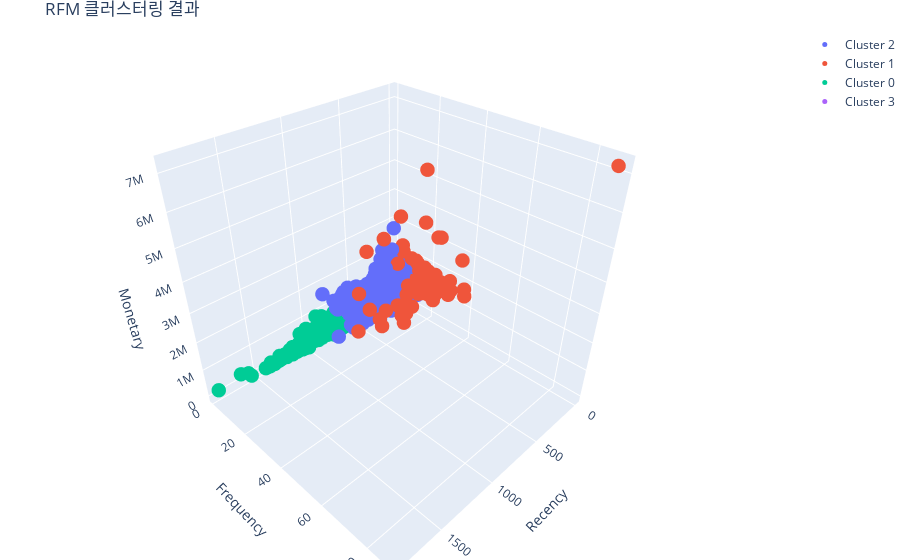

Notebook source saved alongside this figure:
### Code cell
import plotly.graph_objs as go
import pandas as pd
from datetime import datetime
import plotly.graph_objects as go
import plotly.express as px
from qrytool import load_data_into_dataframe
import numpy as np
from sklearn.cluster import KMeans
from sklearn.preprocessing import StandardScaler
import pandas as pd
import numpy as np

qry = """
    SELECT all_id, 주문id,결제일시::date,MAX(세후순결제금액) as 결제액
FROM salesmatrix
WHERE all_id IS NOT NULL AND 결제일시::date >= TO_DATE('2018-01-01', 'YYYY-MM-DD')
    AND 정산='합산'
GROUP BY all_id,주문id,결제일시::date;
    """
df = load_data_into_dataframe(qry)

# Convert '결제일시' to datetime
df['결제일시'] = pd.to_datetime(df['결제일시'])

NOW = pd.to_datetime('now')

# Recency 계산
df['결제일시'] = pd.to_datetime(df['결제일시'])
recency = df.groupby('all_id')['결제일시'].max().reset_index()
recency['Recency'] = (NOW - recency['결제일시']).dt.days

# Frequency 계산
frequency = df.groupby('all_id').size().reset_index(name='Frequency')

# Monetary 계산
monetary = df.groupby('all_id')['결제액'].sum().reset_index(name='Monetary')

# RFM 데이터프레임 합치기
rfm = recency.merge(frequency, on='all_id').merge(monetary, on='all_id')
scaler = StandardScaler()
rfm_scaled = scaler.fit_transform(rfm[['Recency', 'Frequency', 'Monetary']])

kmeans = KMeans(n_clusters=4, random_state=0).fit(rfm_scaled)
rfm['Cluster'] = kmeans.labels_

cluster_summary = rfm.groupby('Cluster').mean()
print(cluster_summary)

import plotly.graph_objects as go

# 3D 산점도 생성
fig = go.Figure()

# 클러스터마다 다른 색상으로 산점도 추가
for cluster in rfm['Cluster'].unique():
    clustered_data = rfm[rfm['Cluster'] == cluster]

    fig.add_trace(go.Scatter3d(
        x=clustered_data['Recency'],
        y=clustered_data['Frequency'],
        z=clustered_data['Monetary'],
        mode='markers',
        marker=dict(size=5),
        name=f'Cluster {cluster}'
    ))

# 차트 레이아웃 설정
fig.update_layout(
    title='RFM 클러스터링 결과',
    scene=dict(
        xaxis_title='Recency',
        yaxis_title='Frequency',
        zaxis_title='Monetary'
    ),
    margin=dict(l=0, r=0, b=0, t=30)
)

fig.show()

### Figure 1 — Plotly figure (JSON) as saved in the notebook; plotly's stock layout.template omitted (floating-point values rounded to 4 significant figures; data arrays with more than 128 entries replaced by an {"elided": "..."} marker saying what was removed)
{"data": [{"marker": {"size": 5}, "mode": "markers", "name": "Cluster 2", "type": "scatter3d", "x": {"elided": "429 int values"}, "y": {"elided": "429 int values"}, "z": {"elided": "429 int values"}}, {"marker": {"size": 5}, "mode": "markers", "name": "Cluster 1", "type": "scatter3d", "x": [672, 199, 447, 552, 589, 804, 253, 601, 343, 221, 358, 326, 426, 292, 442, 419, 53, 7, 10, 9, 9, 7, 2, 63, 6, 64, 12, 6, 5, 53, 26, 5, 17, 11, 12, 0, 27, 14, 0, 7, 21, 11, 74, 26, 6, 189, 21, 23, 22, 6, 19, 154, 21, 34, 14, 19, 19, 18, 54, 1, 6, 13, 25, 2, 25, 6, 5, 154, 22, 116, 137, 10, 132, 19, 26, 4, 6, 7, 65, 6, 18, 7, 119, 0, 253, 17], "y": [14, 26, 27, 19, 22, 20, 18, 16, 21, 21, 24, 18, 6, 9, 17, 27, 8, 26, 18, 16, 25, 22, 31, 29, 16, 17, 88, 18, 20, 17, 18, 17, 29, 18, 24, 18, 39, 17, 20, 18, 19, 26, 23, 20, 17, 34, 17, 21, 17, 19, 37, 10, 26, 6, 21, 21, 26, 20, 17, 22, 24, 23, 19, 14, 16, 23, 14, 29, 14, 36, 15, 17, 28, 16, 21, 17, 20, 19, 9, 18, 25, 11, 35, 16, 7, 39], "z": [1894000, 5710000, 889850, 888200, 832400, 1000000, 852750, 1235705, 695300, 796200, 939900, 930550, 2700000, 3038800, 913800, 1915125, 2391200, 3219150, 846000, 973050, 1198000, 1685700, 1790700, 1775050, 1205250, 953720, 7201000, 1815500, 960500, 821300, 853800, 998700, 1468950, 893000, 1774400, 1345100, 1836350, 808700, 960500, 889400, 926400, 1475000, 1082700, 1218200, 1032700, 2006900, 782900, 956700, 930200, 903700, 2814200, 1932500, 1242000, 3364400, 998700, 998700, 1266500, 993200, 1198350, 1141600, 990200, 1739000, 924200, 1831750, 1652400, 1036500, 1264800, 1263600, 1967600, 1847400, 1231200, 1197500, 1302750, 995660, 1105500, 1390000, 1747200, 1253100, 2218350, 3486000, 3208400, 1920200, 1651500, 985300, 2922300, 1559250]}, {"marker": {"size": 5}, "mode": "markers", "name": "Cluster 0", "type": "scatter3d", "x": {"elided": "877 int values"}, "y": {"elided": "877 int values"}, "z": {"elided": "877 int values"}}, {"marker": {"size": 5}, "mode": "markers", "name": "Cluster 3", "type": "scatter3d", "x": {"elided": "1251 int values"}, "y": {"elided": "1251 int values"}, "z": {"elided": "1251 int values"}}], "layout": {"margin": {"b": 0, "l": 0, "r": 0, "t": 30}, "scene": {"xaxis": {"title": {"text": "Recency"}}, "yaxis": {"title": {"text": "Frequency"}}, "zaxis": {"title": {"text": "Monetary"}}}, "title": {"text": "RFM 클러스터링 결과"}}}
